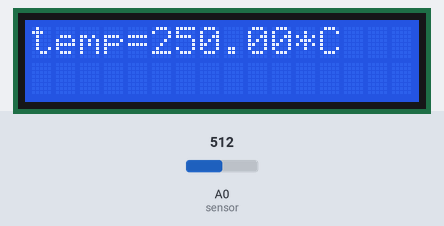
This sketch was run on a simulated Arduino Uno, built with avr-gcc and run on an emulated ATmega328P. On the bench: 16×2 character LCD. Inputs (shaded band) come from the test bench; at power-on: A0 (sensor) = 512.

Above: at 1.2 s.
1.3 s: A0 (sensor) set to 716
At 3.1 s:
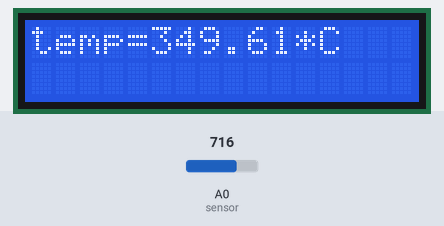
7.3 s: A0 (sensor) set to 900
At 9.3 s:
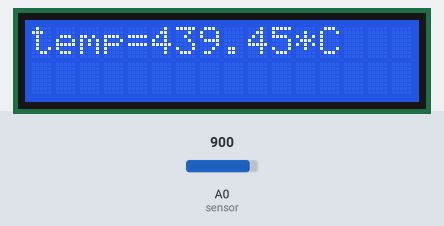
11.5 s: A0 (sensor) set to 1023
At 12.7 s:
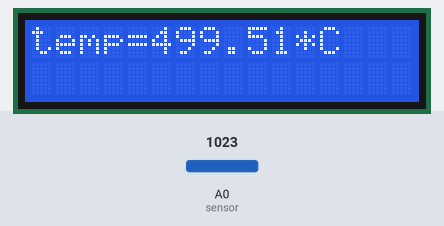
Timing chart, 0 to 14.5 s (numbered marks = the images above; inputs shaded):
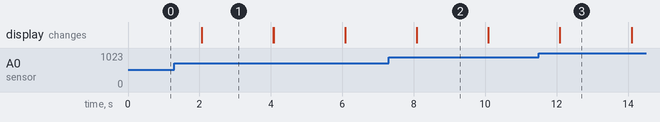

Measured:
- after the input at 1.3 s, the display: first differs from a run without the input after 0.77 s (image 1)
- after the input at 7.3 s, the display: first differs from a run without the input after 0.78 s (image 2)
- after the input at 11.5 s, the display: first differs from a run without the input after 0.59 s (image 3)
- what the display in image 1 shows lasts 2.0 s, from 2.1 s to 4.1 s

The sketch:

sistani8.ino
```cpp
#include <LiquidCrystal.h>
const int rs = 12, en = 11, d4 = 5, d5 = 4, d6 = 3, d7 = 2;
LiquidCrystal lcd(rs, en, d4, d5, d6, d7);
void setup() {
  lcd.begin(16, 2);//print a message to the lcd
}
void loop() {
  float temp = analogRead(A0);//read analog volt from sensor and save to variable temp
  float temp1 = temp * 0.48828125;//convert the analog volt to its temperature equivalent
  lcd.setCursor(0, 0);//set the cursor to column 0,line 1
  lcd.print("temp=");//write "temp=" on the lcd
  lcd.print(temp1);// write the value of temp1 on the lcd
  lcd.print("*C");//write "*c" on the lcd
  delay(2000);//waits for 2 second
  lcd.clear();//
}
```
